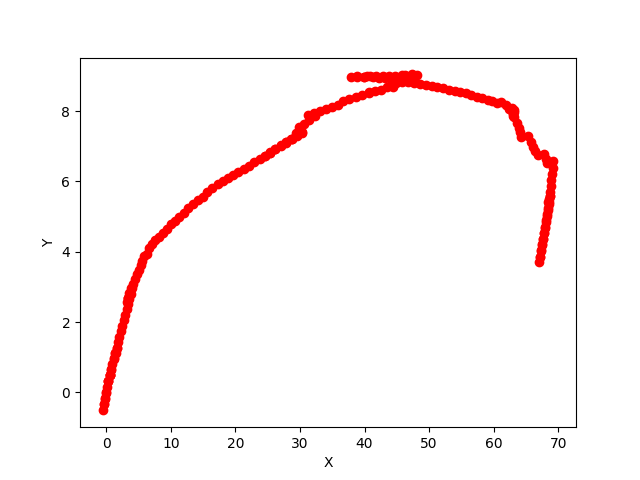

The Python source for this figure:
import cv2
import scipy.io as sio
import numpy as np
import open3d as o3d
import matplotlib.pyplot as plt
from feature_matching import FeatureMatcher
import scipy.spatial.transform as st


class Trajectory:
    def __init__(self, K, features_file=None, features_pairs=None):
        self.K = K
        self.essentials = []
        self.transforms = []
        self.trajectory = []
        self.point_cloud = []
        self.masks = []
        if features_pairs:
            self.features_pairs = features_pairs
        elif features_file:
            self.feature_matcher = FeatureMatcher(None, features_file)
            self.features_pairs = self.feature_matcher.match_consecutive_frames()[1]
            self.features_pairs = self.features_pairs
            print(len(self.features_pairs))

    def get_essentials(self):
        for i, j in self.features_pairs:
            E, mask = cv2.findEssentialMat(i, j, self.K, method=cv2.RANSAC)
            self.masks.append(mask)
            self.essentials.append(E)

        return self.essentials

    def get_transformations(self):
        for (i, j), E in zip(self.features_pairs, self.essentials):
            _, R, T, _ = cv2.recoverPose(E, i, j)
            H = np.eye(4)
            H[:3, :3] = R
            H[:3, 3] = T.reshape(3)
            self.transforms.append(H)
        return self.transforms

    def get_trajectory(self):
        self.trajectory.append(np.eye(4))
        for H in self.transforms:
            # Update the absolute rotation and translation
            H_i = H @ self.trajectory[-1]
            self.trajectory.append(H_i)

        return self.trajectory

    def get_point_cloud(self):
        for i in range(len(self.trajectory) - 1):
            cameraMatrix1 = self.K @ self.trajectory[i][:3, :]
            cameraMatrix2 = self.K @ self.trajectory[i + 1][:3, :]
            points1 = self.features_pairs[i][0]
            points2 = self.features_pairs[i][1]
            mask = self.masks[i].flatten()
            points1 = points1[mask == 1]
            points2 = points2[mask == 1]

            points = cv2.triangulatePoints(
                cameraMatrix1, cameraMatrix2, points1.T, points2.T
            )
            points = points[:3] / points[3]
            if i == 0:
                self.point_cloud = points.T
            else:
                self.point_cloud = np.vstack((self.point_cloud, points.T))
                # print(np.linalg.norm(points.T - self.point_cloud))
        print(self.point_cloud.shape)

    def plot_frame(self, ax, H, axis_length=1.0):
        # Get the origin and the axes directions
        origin = np.linalg.inv(H) @ np.array([0, 0, 0, 1]).reshape(4, 1)
        x_dir = np.linalg.inv(H) @ np.array([axis_length, 0, 0, 1]).reshape(4, 1)
        y_dir = np.linalg.inv(H) @ np.array([0, axis_length, 0, 1]).reshape(4, 1)
        z_dir = np.linalg.inv(H) @ np.array([0, 0, axis_length, 1]).reshape(4, 1)

        # Plot the axes
        ax.plot(*np.hstack([origin, x_dir])[:3], color="r")
        ax.plot(*np.hstack([origin, y_dir])[:3], color="g")
        ax.plot(*np.hstack([origin, z_dir])[:3], color="b")

    def plot_frames(self):
        # Create a 3D plot
        fig = plt.figure()
        ax = fig.add_subplot(111, projection="3d")

        for H in self.trajectory:
            self.plot_frame(ax, H, axis_length=0.2)

        # Plot the points
        ax.scatter(*self.point_cloud.T, color="k", marker="o")

        # Set labels and plot limits
        ax.set_xlabel("X axis")
        ax.set_ylabel("Y axis")
        ax.set_zlabel("Z axis")

        # ax.set_xlim([-5, 5])
        # ax.set_ylim([-5, 5])
        # ax.set_zlim([-5, 5])

        # Show the plot
        plt.savefig("frames.png")

    def plot_trajectory(self):
        # plot 3d points
        fig = plt.figure()
        ax = fig.add_subplot(111)

        x, y, z = [], [], []
        for i in self.trajectory:
            i = np.linalg.inv(i)
            x.append(i[0, 3])
            y.append(i[1, 3])
            z.append(i[2, 3])

        ax.scatter(x, y, c="r", marker="o")
        ax.plot(x, y, c="r")

        ax.set_xlabel("X")
        ax.set_ylabel("Y")
        # ax.set_zlabel("Z")

        # ax.set_xlim3d(-5, 5)
        # ax.set_ylim3d(-5, 5)
        # ax.set_zlim3d(-5, 5)
        # plt.show()
        plt.savefig("trajectory.png")

    def open3d_plot_pc(self):
        pcd = o3d.geometry.PointCloud()
        pcd.points = o3d.utility.Vector3dVector(self.point_cloud)
        # change color
        pcd.paint_uniform_color([0, 0, 0])
        o3d.visualization.draw_geometries([pcd])


def main():
    # data = sio.loadmat('new_data.mat')
    # K = data['K']
    # matches = []
    # for i in range(len(data['frames']) - 1):
    #     matches.append((data['frames'][i], data['frames'][i+1]))
    # traj = Trajectory(K, features_pairs=matches)

    # K = np.array([[1007.4921, 0, 622.32689], # left
    #                 [0, 1001.9244, 481.29046],
    #                 [0, 0, 1]])
    # K = np.array([[519.4039, 0, 656.7379], # back
    #                 [0, 518.0534, 451.5029],
    #                 [0, 0, 1]])
    K = np.array(
        [[1600.7216, 0, 601.50012], [0, 1628.0265, 516.2108], [0, 0, 1]]  # front
    )
    traj = Trajectory(K, features_file="mats/front_tecas_480p.mat")
    traj.get_essentials()
    traj.get_transformations()
    traj.get_trajectory()
    traj.get_point_cloud()

    traj.plot_frames()
    traj.plot_trajectory()
    # traj.open3d_plot_pc()


if __name__ == "__main__":
    main()
